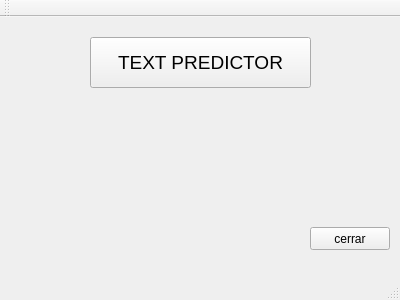
<?xml version="1.0" encoding="UTF-8"?>
<ui version="4.0">
 <class>MainWindow</class>
 <widget class="QMainWindow" name="MainWindow">
  <property name="geometry">
   <rect>
    <x>0</x>
    <y>0</y>
    <width>400</width>
    <height>300</height>
   </rect>
  </property>
  <property name="windowTitle">
   <string>MainWindow</string>
  </property>
  <widget class="QWidget" name="centralWidget">
   <widget class="QPushButton" name="cerrar">
    <property name="geometry">
     <rect>
      <x>310</x>
      <y>210</y>
      <width>80</width>
      <height>23</height>
     </rect>
    </property>
    <property name="text">
     <string>cerrar</string>
    </property>
   </widget>
   <widget class="QPushButton" name="titulo">
    <property name="geometry">
     <rect>
      <x>90</x>
      <y>20</y>
      <width>221</width>
      <height>51</height>
     </rect>
    </property>
    <property name="font">
     <font>
      <pointsize>14</pointsize>
     </font>
    </property>
    <property name="text">
     <string>TEXT PREDICTOR</string>
    </property>
   </widget>
  </widget>
  <widget class="QMenuBar" name="menuBar">
   <property name="geometry">
    <rect>
     <x>0</x>
     <y>0</y>
     <width>400</width>
     <height>20</height>
    </rect>
   </property>
  </widget>
  <widget class="QToolBar" name="mainToolBar">
   <attribute name="toolBarArea">
    <enum>TopToolBarArea</enum>
   </attribute>
   <attribute name="toolBarBreak">
    <bool>false</bool>
   </attribute>
  </widget>
  <widget class="QStatusBar" name="statusBar"/>
 </widget>
 <layoutdefault spacing="6" margin="11"/>
 <resources/>
 <connections>
  <connection>
   <sender>cerrar</sender>
   <signal>clicked()</signal>
   <receiver>MainWindow</receiver>
   <slot>close()</slot>
   <hints>
    <hint type="sourcelabel">
     <x>69</x>
     <y>68</y>
    </hint>
    <hint type="destinationlabel">
     <x>199</x>
     <y>149</y>
    </hint>
   </hints>
  </connection>
 </connections>
</ui>
